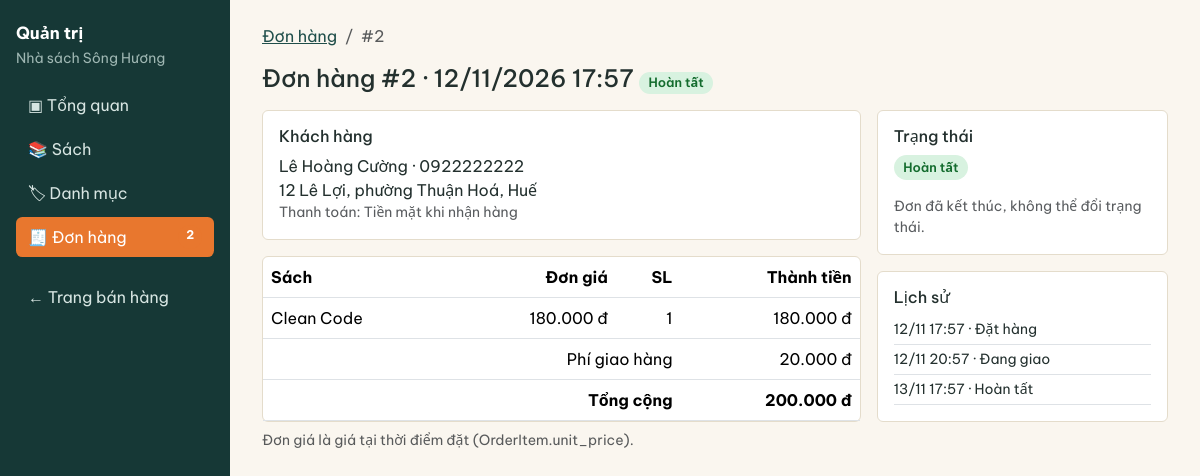
Page /admin/orders/2 on the committed database.
### models.py (models this page shows, shortened)
class Order(db.Model):
    id = db.Column(db.Integer, primary_key=True)
    customer_name = db.Column(db.String(100), nullable=False)
    phone = db.Column(db.String(15), nullable=False)
    address = db.Column(db.String(255), nullable=False)
    email = db.Column(db.String(120))
    note = db.Column(db.String(500))
    payment = db.Column(db.String(10), nullable=False, default="cod")
    shipping_fee = db.Column(db.Integer, nullable=False, default=0)
    total = db.Column(db.Integer, nullable=False)           # đã gồm phí giao
    status = db.Column(db.String(12), nullable=False, default=PENDING, index=True)
    created_at = db.Column(db.DateTime, nullable=False, default=datetime.now, index=True)
    items = db.relationship("OrderItem", back_populates="order",
                            cascade="all, delete-orphan")
    history = db.relationship("StatusHistory", back_populates="order",
                              cascade="all, delete-orphan",
                              order_by="StatusHistory.id")
    @property
    def allowed_next(self):
        return TRANSITIONS[self.status]

class OrderItem(db.Model):
    id = db.Column(db.Integer, primary_key=True)
    order_id = db.Column(db.Integer, db.ForeignKey("order.id"), nullable=False)
    book_id = db.Column(db.Integer, db.ForeignKey("book.id"), nullable=False)
    unit_price = db.Column(db.Integer, nullable=False)      # giá tại thời điểm đặt
    quantity = db.Column(db.Integer, nullable=False)
    order = db.relationship("Order", back_populates="items")
    book = db.relationship("Book")
    @property
    def line_total(self):
        return self.unit_price * self.quantity

class Book(db.Model):
    id = db.Column(db.Integer, primary_key=True)
    title = db.Column(db.String(200), nullable=False)
    author = db.Column(db.String(120), nullable=False)
    publisher = db.Column(db.String(120))
    year = db.Column(db.Integer)
    price = db.Column(db.Integer, nullable=False)          # đồng, số nguyên
    stock = db.Column(db.Integer, nullable=False, default=0)
    description = db.Column(db.Text)
    cover = db.Column(db.String(100))                      # tên file ngẫu nhiên
    category_id = db.Column(db.Integer, db.ForeignKey("category.id"), nullable=False)
    created_at = db.Column(db.DateTime, nullable=False, default=datetime.now)
    category = db.relationship("Category", back_populates="books")

class StatusHistory(db.Model):
    id = db.Column(db.Integer, primary_key=True)
    order_id = db.Column(db.Integer, db.ForeignKey("order.id"), nullable=False)
    status = db.Column(db.String(12), nullable=False)
    changed_at = db.Column(db.DateTime, nullable=False, default=datetime.now)
    order = db.relationship("Order", back_populates="history")

### admin.py (the view)
@bp.route("/orders/<int:order_id>")
def order_detail(order_id):
    order = db.get_or_404(Order, order_id)
    return render_template("admin/order_detail.html", order=order)

### cart.py (called while the page is built)
def get_cart() -> dict:
    return dict(session.get("cart", {}))

def cart_count() -> int:
    return sum(get_cart().values())

### templates/admin/order_detail.html (shortened to what this page needs)
{% extends 'admin/base.html' %}
{% from '_macros.html' import status_badge %}
{% block admin %}
<nav aria-label="breadcrumb"><ol class="breadcrumb">
  <li class="breadcrumb-item"><a href="{{ url_for('admin.orders') }}">Đơn hàng</a></li>
  <li class="breadcrumb-item active">#{{ order.id }}</li>
</ol></nav>
<h1 class="h4 mb-3">Đơn hàng #{{ order.id }} · {{ order.created_at|dt }} {{ status_badge(order.status) }}</h1>
<div class="row g-3">
  <div class="col-lg-8">
    <div class="card mb-3"><div class="card-body">
      <h2 class="h6">Khách hàng</h2>
      <div>{{ order.customer_name }} · {{ order.phone }}{% if order.email %} · {{ order.email }}{% endif %}</div>
      <div>{{ order.address }}</div>
      <div class="small text-muted">Thanh toán: {{ PAYMENT_LABELS[order.payment] }}</div>
    </div></div>
    <div class="card"><div class="table-responsive">
    <table class="table mb-0">
      <thead><tr><th>Sách</th><th class="text-end">Đơn giá</th><th class="text-end">SL</th><th class="text-end">Thành tiền</th></tr></thead>
      <tbody>{% for it in order.items %}
        <tr><td>{{ it.book.title }}</td><td class="text-end">{{ it.unit_price|money }}</td><td class="text-end">{{ it.quantity }}</td><td class="text-end">{{ it.line_total|money }}</td></tr>
      {% endfor %}</tbody>
      <tfoot>
        <tr><td colspan="3" class="text-end">Phí giao hàng</td><td class="text-end">{{ 'Miễn phí' if order.shipping_fee == 0 else order.shipping_fee|money }}</td></tr>
        <tr><th colspan="3" class="text-end">Tổng cộng</th><th class="text-end price">{{ order.total|money }}</th></tr>
      </tfoot>
    </table></div></div>
    <p class="small text-muted mt-2">Đơn giá là giá tại thời điểm đặt (OrderItem.unit_price).</p>
  </div>
  <div class="col-lg-4">
    <div class="card mb-3"><div class="card-body">
      <h2 class="h6">Trạng thái</h2>
      <p>{{ status_badge(order.status) }}</p>
      {% if order.allowed_next %}
        {% set forward = order.allowed_next|reject('equalto', 'cancelled')|list %}
        {% if forward %}
        <form class="mb-2" method="post" action="{{ url_for('admin.order_status', order_id=order.id) }}">
          <input type="hidden" name="csrf_token" value="{{ csrf_token() }}">
          <label class="form-label small">Chuyển sang</label>
          <div class="input-group">
            <select class="form-select" name="status">{% for s in forward %}<option value="{{ s }}">{{ STATUS_LABELS[s] }}</option>{% endfor %}</select>
            <button class="btn btn-primary">Cập nhật</button>
          </div>
        </form>
        {% endif %}
        <form method="post" action="{{ url_for('admin.order_status', order_id=order.id) }}" onsubmit="return confirm('Huỷ đơn #{{ order.id }}? Tồn kho sẽ được hoàn lại.')">
          <input type="hidden" name="csrf_token" value="{{ csrf_token() }}">
          <input type="hidden" name="status" value="cancelled">
          <button class="btn btn-outline-danger w-100">Huỷ đơn</button>
        </form>
      {% else %}
        <p class="small text-muted mb-0">Đơn đã kết thúc, không thể đổi trạng thái.</p>
      {% endif %}
    </div></div>
    <div class="card"><div class="card-body">
      <h2 class="h6">Lịch sử</h2>
      <ul class="list-unstyled mb-0">
        {% for h in order.history %}
        <li class="py-1 border-bottom small">{{ h.changed_at|dt('%d/%m %H:%M') }} · {{ 'Đặt hàng' if loop.first else STATUS_LABELS[h.status] }}</li>
        {% endfor %}
      </ul>
    </div></div>
  </div>
</div>
{% endblock %}

### templates/_macros.html (shortened to what this page needs)
{% macro status_badge(s) %}<span class="st st-{{ s }}">{{ STATUS_LABELS[s] }}</span>{% endmacro %}

### static/css/style.css (style rules this page uses)
:root { --paper:#faf6ef; --ink:#23302e; --river:#1f4e4a; --river-dark:#163836; --accent:#e8772e; --line:#e4dccb; --muted:#6f7b78; --bs-body-font-family:"Be Vietnam Pro",system-ui,sans-serif; --bs-body-bg:var(--paper); --bs-body-color:var(--ink); }
body { background:var(--paper);color:var(--ink) }
a { color:var(--river) }
.card { border-color:var(--line);background:#fff }
.price { color:var(--accent);font-weight:700 }
.table>:not(caption)>*>* { background:transparent }
.st { display:inline-block;padding:.2rem .6rem;border-radius:1rem;font-size:.8rem;font-weight:600 }
.st-completed { background:#d8f2e0;color:#146c2e }

### rows in the picture
Order: id "2", created_at|dt "12/11/2026 17:57", status "Hoàn tất Hoàn tất", customer_name "Lê Hoàng Cường", phone "0922222222", address "12 Lê Lợi, phường Thuận Hoá, Huế", payment "Tiền mặt khi nhận hàng", shipping_fee "20.000 đ", total "200.000 đ"
OrderItem: book "Clean Code", unit_price "180.000 đ", quantity "1", line_total "180.000 đ"
StatusHistory: changed_at|dt "12/11 17:57", first "Đặt hàng"
StatusHistory: changed_at|dt "12/11 20:57", status "Đang giao"
StatusHistory: changed_at|dt "13/11 17:57", status "Hoàn tất"

### other values in the picture
{{ pending_count }} "2"
